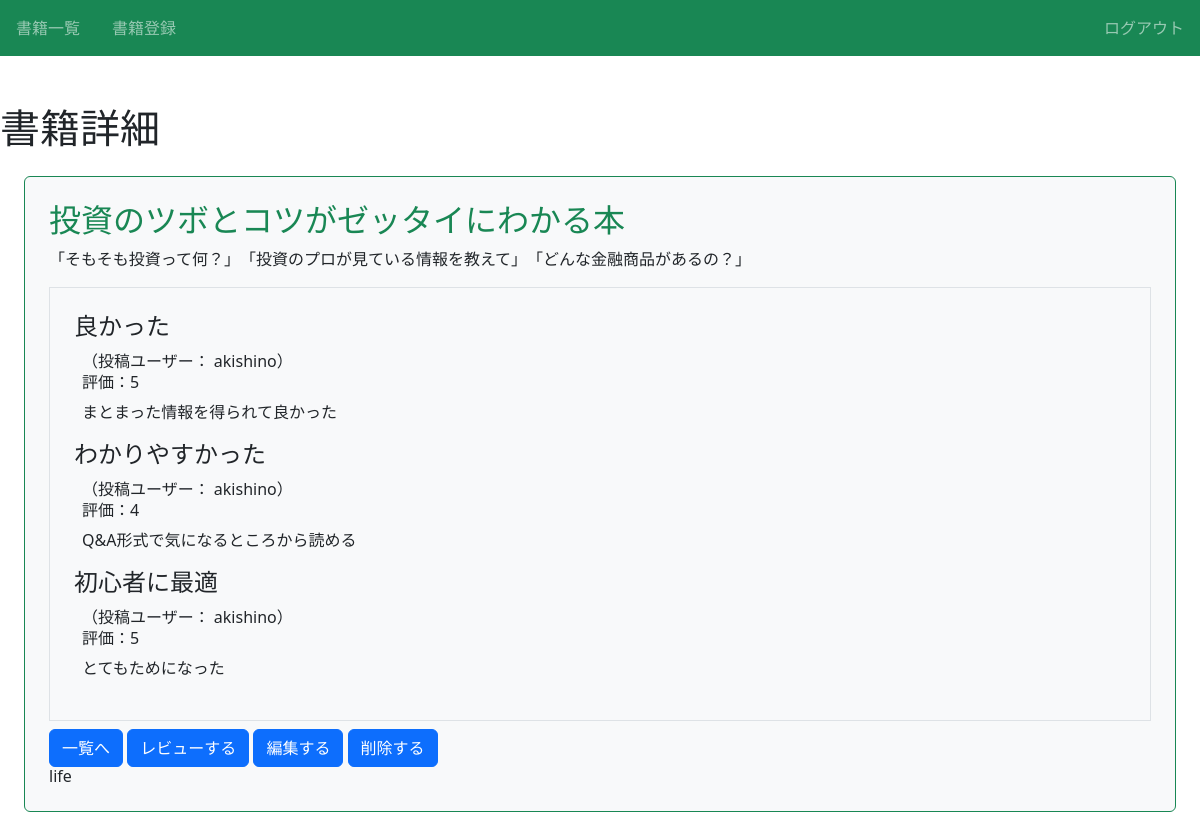
/book/8/detail/ (signed in), run on the app's committed database.
### book/models.py (models this page shows, shortened)
class Book(models.Model):
    title = models.CharField(max_length=100)
    text = models.TextField()
    thumbnail = models.ImageField(null=True, blank=True)
    category = models.CharField(
        max_length=100,
        choices = CATEGORY
    )
    user = models.ForeignKey('auth.User', on_delete=models.CASCADE)

class Review(models.Model):
    book = models.ForeignKey(Book, on_delete=models.CASCADE)
    title = models.CharField(max_length=100)
    text = models.TextField()
    rate = models.IntegerField(choices=RATE_CHOICES)
    user = models.ForeignKey('auth.User', on_delete=models.CASCADE)

### book/views.py (the view)
# urls.py: path('book/<int:pk>/detail/', views.DetailBookView.as_view(), name='detail-book'),
class DetailBookView(LoginRequiredMixin, DetailView):
    template_name = 'book/book_detail.html'
    model = Book

### book/templates/book/book_detail.html (shortened to what this page needs)
{% extends 'base.html' %}
{% block h1 %}書籍詳細{% endblock %}
{% block content %}
    <div class="p-4 m-4 bg-light border border-success rounded">
        <h2 class="text-success">{{ object.title }}</h2>
        <p>{{ object.text }}</p>
        <div class="border p-4 mb-2">
            {% for review in object.review_set.all %}
            <div>
                <h3 class="h4">{{ review.title }}</h3>
                <div class="px-2">
                    <span>（投稿ユーザー： {{ review.user.username }}）</span>
                    <h6>評価：{{ review.rate }}</h6>
                    <p>{{ review.text }}</p>
                </div>
            </div>
            {% endfor %}
        </div>
        <a href="{% url 'list-book' %}" class="btn btn-primary">一覧へ</a>
        <a href="{% url 'review' object.pk %}" class="btn btn-primary">レビューする</a>
        <a href="{% url 'update-book' object.pk %}" class="btn btn-primary">編集する</a>
        <a href="{% url 'delete-book' object.pk %}" class="btn btn-primary">削除する</a>
        <h6 class="card-title">{{ object.category}}</h6>
    </div>
{% endblock content %}

### templates/base.html (shortened to what this page needs)
{% load static %}
<!doctype html>
<html lang="en">
  <head>
    <link href="https://cdn.jsdelivr.net/npm/bootstrap@5.3.0/dist/css/bootstrap.min.css" rel="stylesheet">
    <link rel="stylesheet" type="text/css" href="{% static 'book/css/style.css' %}">
  </head>
  <body>
    <nav class="navbar navbar-dark bg-success sticky-top">
      <div class="navbar-nav d-flex flex-row">
        <a class="nav-link mx-3" href="{% url 'list-book' %}" >書籍一覧</a>
        <a class="nav-link mx-3" href="{% url 'create-book' %}" >書籍登録</a>
      </div>
      <div class="navbar-nav d-flex flex-row">
        {% if request.user.is_authenticated %}
          <a class="nav-link mx-3" href="{% url 'accounts:logout' %}">ログアウト</a>
        {% else %}
          <a class="nav-link mx-3" href="{% url 'accounts:login' %}">ログイン</a>
          <a class="nav-link mx-3" href="{% url 'accounts:signup' %}">会員登録</a>
        {% endif %}
      </div>
    </nav>
    <div class="p-4"></div>
    <h1>{% block h1 %}{% endblock %}</h1>
    {% block content %}{% endblock content %}
  </body>
</html>

### book/static/book/css/style.css (style rules this page uses)
a { text-decoration: none; }

### data on the page
Book: title "投資のツボとコツがゼッタイにわかる本", text "「そもそも投資って何？」 「投資のプロが見ている情報を教えて」 「どんな金融商品があるの？」", category "life"
Review: title "良かった", user.username "akishino", rate "5", text "まとまった情報を得られて良かった"
Review: title "わかりやすかった", user.username "akishino", rate "4", text "Q&A形式で気になるところから読める"
Review: title "初心者に最適", user.username "akishino", rate "5", text "とてもためになった"
